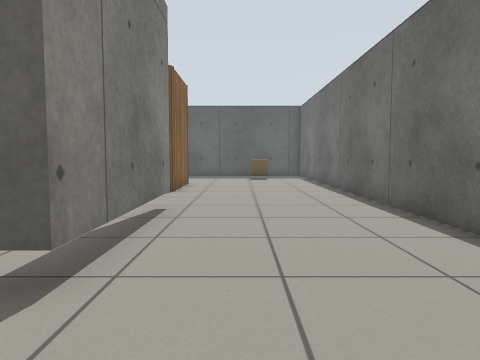
[1] (above)

22 first-person views from a walk through a robot-simulator world made for Gazebo. The camera is 0.72 m above the floor, tilts 4° down and sees 70° across. The floor is counted in squares, 0.5 m on a side. Each view is taken from the middle of a square. On the plan, view 1 faces up. The plan holds only what a view shows up to about 15 squares ahead; the rest is blank. Gazebo's built-in surfaces are drawn with simple patterns.

[2]
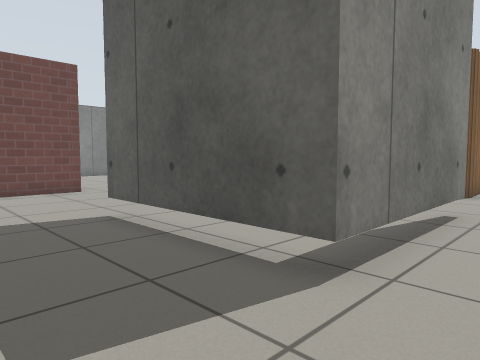

[3]
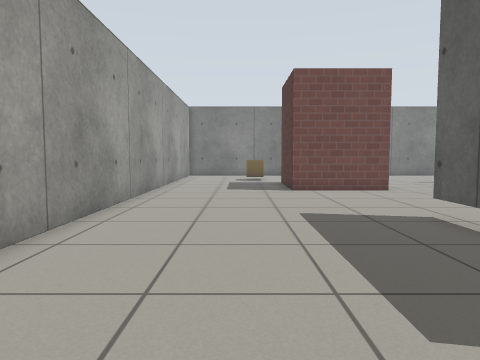

[4]
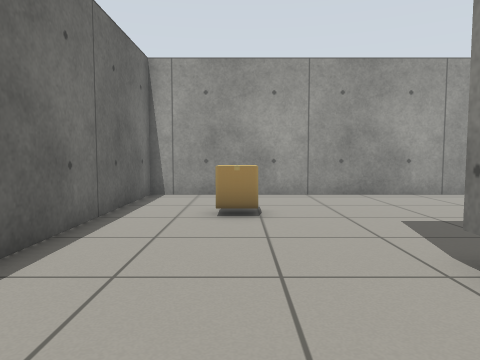

[5]
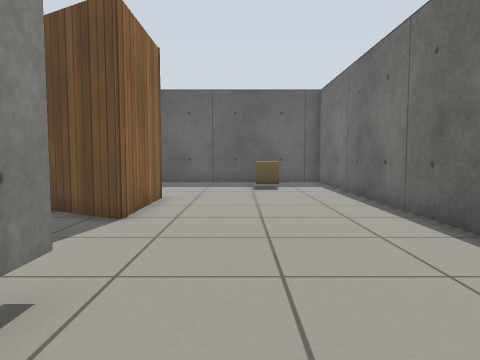

[6]
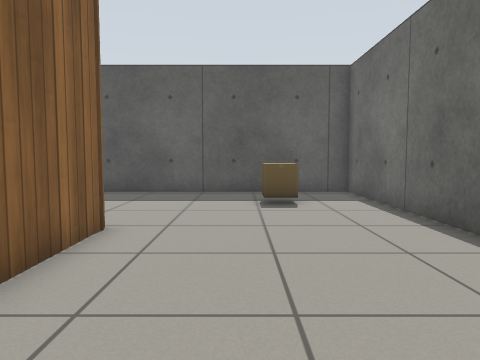

[7]
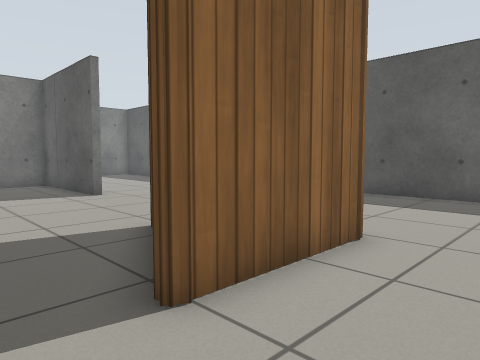

[8]
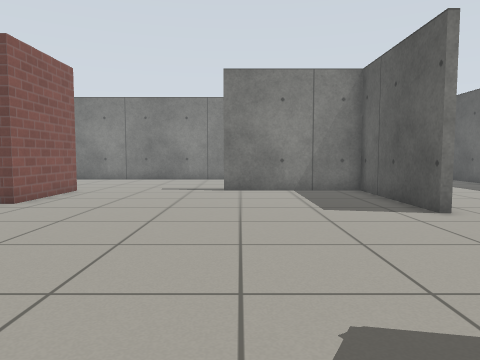

[9]
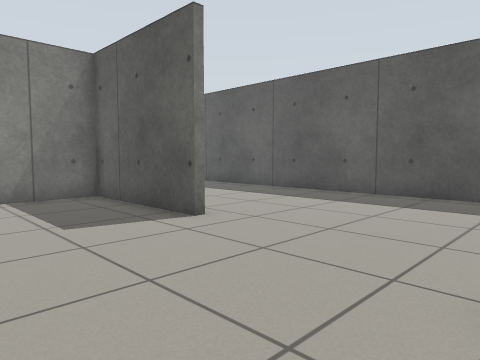

[10]
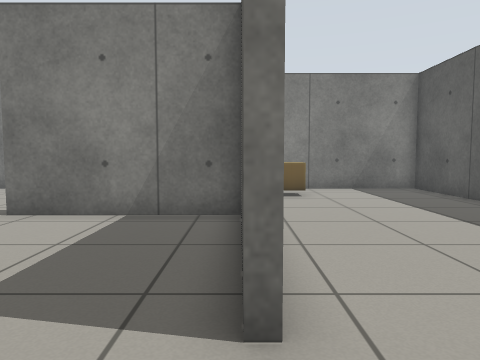

[11]
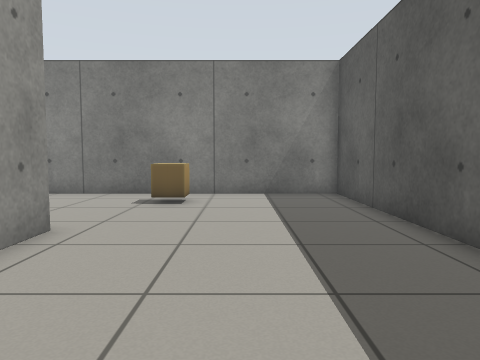

[12]
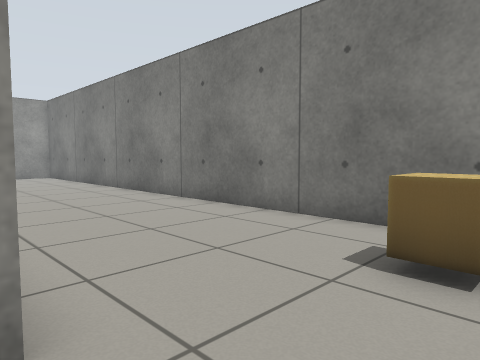

[13]
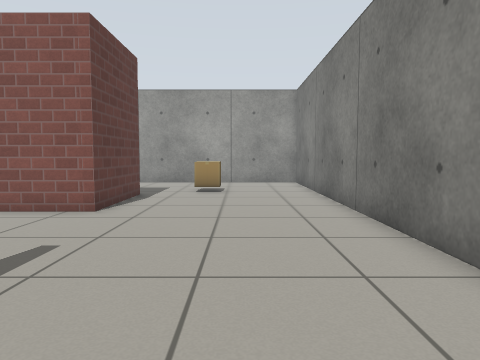

[14]
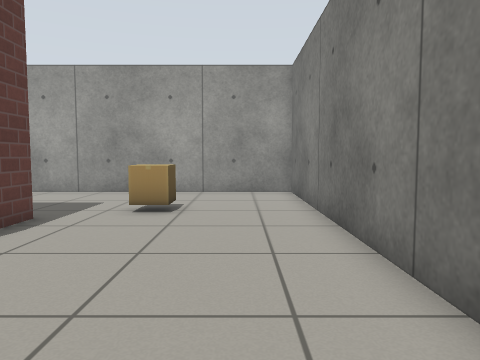

[15]
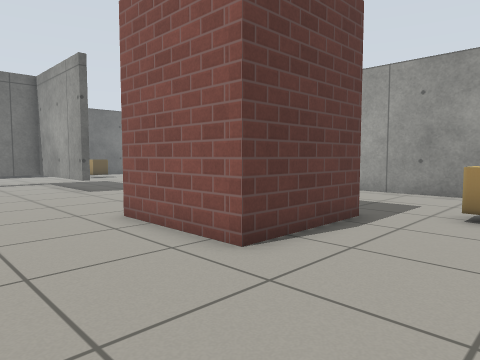

[16]
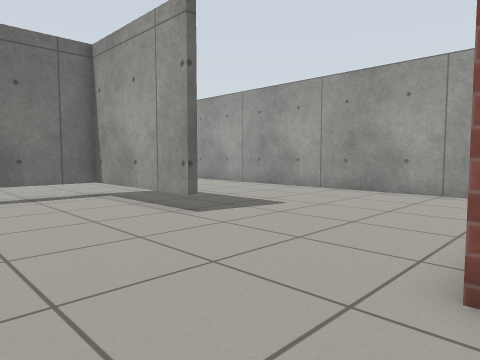

[17]
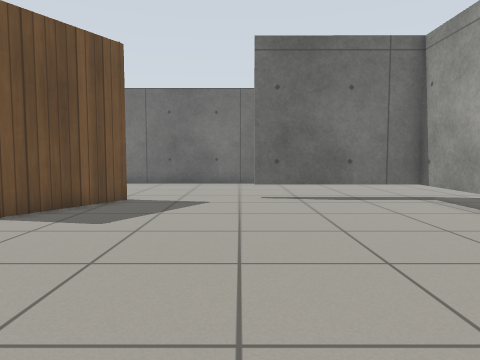

[18]
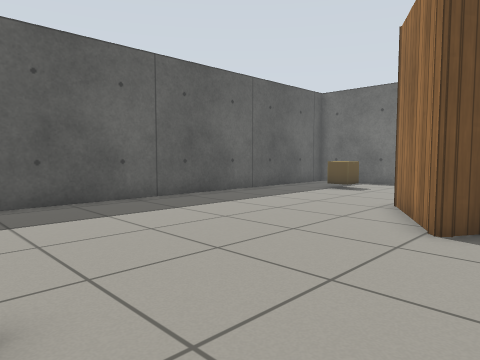

[19]
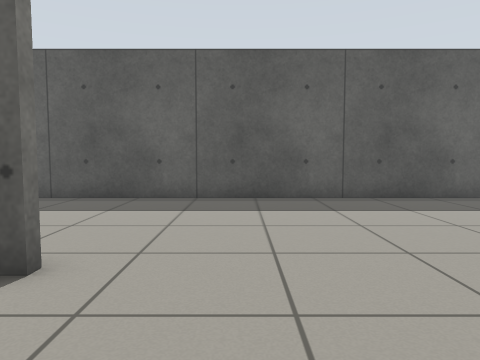

[20]
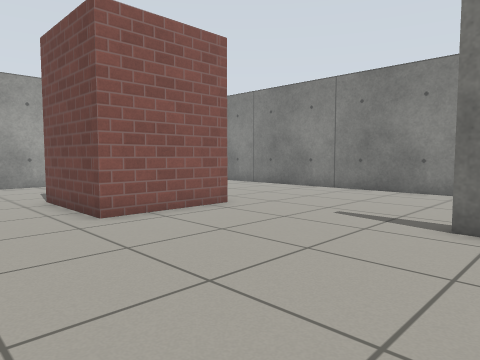

[21]
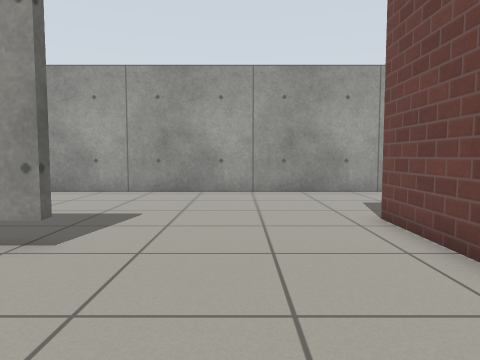

[22]
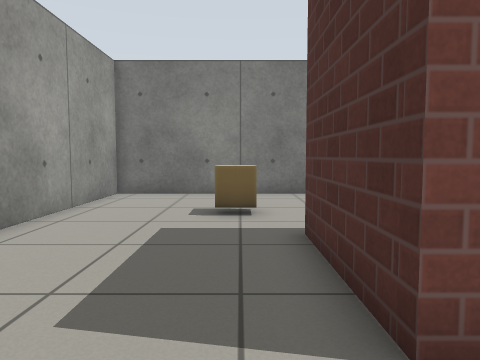

### Floor plan
Key: @ floor where view 1 was taken; # wall or solid block; . floor; T thing the floor can be seen under or through; B cardboard box.
Columns run from 25 left of view 1 to 5 right of it. Each row starts with its distance up from view 1.
 25 ###############################
 24 #.............................#
 23 #.............................#
 22 #.........................B...#
 21 #.........................B...#
 20 #.............................#
 19 #.BB..........................#
 18 #.............................#
 17 #.....#######........##.......#
 16 #.....#............####.......#
 15 #.....#.............###.......#
 14 #.....#...............#.......#
 13 #.....#.......................#
 12 #.....#.......................#
 11 #.............................#
 10 #.............................#
  9 #......................T......#
  8 #......................T......#
  7 #......................T......#
  6 #......................T......#
  5 #......#####...........T......
  4 #......#   #......TTTTTT......
  3 #......#   #..................#
  2 #......#  ##..................#
  1 #......####...................#
  0 #...BB...................@B...#
 -1 #.........................B...#
 -2 #......................... ...#
 -3 #......................... ...#
 -4 #......................... ...#
 -5 ###############################

Where each view was taken, in squares from view 1:
view 1: 0 up, 0 right, facing up
view 2: 0 up, 0 right, facing up-left
view 3: 1 down, 0 right, facing left
view 4: 8 up, 1 right, facing down
view 5: 6 up, 0 right, facing up
view 6: 11 up, 0 right, facing up
view 7: 12 up, 0 right, facing up-left
view 8: 12 up, 4 left, facing left
view 9: 12 up, 6 left, facing up-left
view 10: 17 up, 10 left, facing left
view 11: 21 up, 12 left, facing left
view 12: 20 up, 18 left, facing down-left
view 13: 14 up, 22 left, facing down
view 14: 9 up, 23 left, facing down
view 15: 9 up, 22 left, facing down-right
view 16: 9 up, 15 left, facing down-right
view 17: 10 up, 14 left, facing right
view 18: 14 up, 13 left, facing up-right
view 19: 13 up, 10 left, facing up
view 20: 13 up, 11 left, facing down-left
view 21: 9 up, 11 left, facing down
view 22: 0 up, 12 left, facing left
